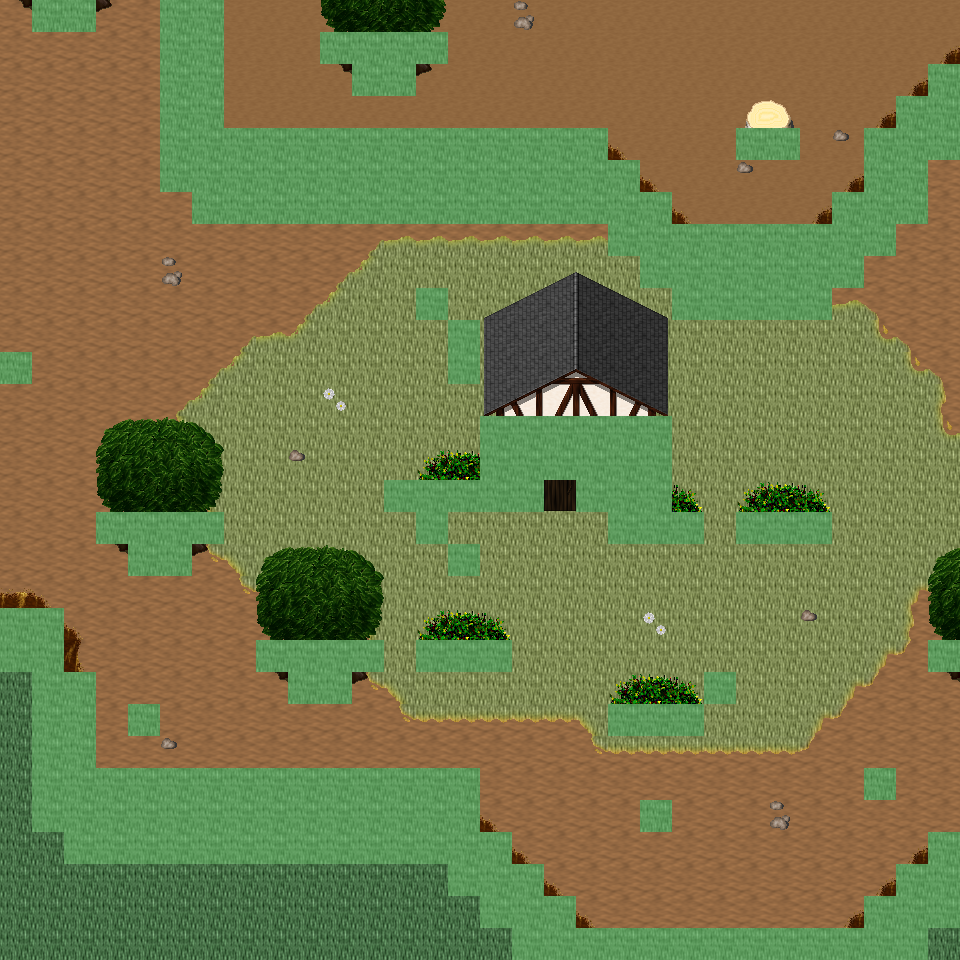

Below is a game level as drawn by its tile map, then a one-line description and the .tmx that defines it (tile-layer data replaced by summaries):
An orthogonal 30x30 tile map with 32x32 px tiles, 6 tile layers (Ground, Object, Object2, Above, ...), 23 tilesets and 12 objects (12x mapExit).

<map version="1.0" orientation="orthogonal" renderorder="right-down" width="30" height="30" tilewidth="32" tileheight="32" nextobjectid="13">
  <tileset firstgid="1" name="tileset_ground_ground" tilewidth="32" tileheight="32" tilecount="33" columns="3">
    <image source="../drawable/tileset_ground_ground.png" width="96" height="352" />
  </tileset>
  <tileset firstgid="34" name="tileset_ground_ridge_earth_dark" tilewidth="32" tileheight="32" tilecount="96" columns="12">
    <image source="../drawable/tileset_ground_ridge_earth_dark.png" width="384" height="256" />
  </tileset>
  <tileset firstgid="130" name="tileset_plant_flower_daisy_white" tilewidth="32" tileheight="32" tilecount="8" columns="2">
    <image source="../drawable/tileset_plant_flower_daisy_white.png" width="64" height="128" />
  </tileset>
  <tileset firstgid="138" name="tileset_plant_grasses" tilewidth="32" tileheight="32" tilecount="6" columns="3">
    <image source="../drawable/tileset_plant_grasses.png" width="96" height="64" />
  </tileset>
  <tileset firstgid="144" name="tileset_plant_tree_tree_fluffy" tilewidth="32" tileheight="32" tilecount="12" columns="4">
    <image source="../drawable/tileset_plant_tree_tree_fluffy.png" width="128" height="96" />
  </tileset>
  <tileset firstgid="156" name="tileset_plant_bush_bushes" tilewidth="32" tileheight="32" tilecount="10" columns="5">
    <image source="../drawable/tileset_plant_bush_bushes.png" width="160" height="64" />
  </tileset>
  <tileset firstgid="166" name="tileset_logic_portal" tilewidth="32" tileheight="32" tilecount="24" columns="8">
    <image source="../drawable/tileset_logic_portal.png" width="256" height="96" />
  </tileset>
  <tileset firstgid="190" name="tileset_logic_collision" tilewidth="32" tileheight="32" tilecount="1" columns="1">
    <image source="../drawable/tileset_logic_collision.png" width="32" height="32" />
  </tileset>
  <tileset firstgid="191" name="tileset_logic_creature_animal" tilewidth="32" tileheight="32" tilecount="32" columns="8">
    <image source="../drawable/tileset_logic_creature_animal.png" width="256" height="128" />
  </tileset>
  <tileset firstgid="223" name="tileset_ground_dry_grass" tilewidth="32" tileheight="32" tilecount="54" columns="9">
    <image source="../drawable/tileset_ground_dry_grass.png" width="288" height="192" />
  </tileset>
  <tileset firstgid="277" name="tileset_ground_earth_edges" tilewidth="32" tileheight="32" tilecount="18" columns="6">
    <image source="../drawable/tileset_ground_earth_edges.png" width="192" height="96" />
  </tileset>
  <tileset firstgid="295" name="tileset_ground_grass_corners" tilewidth="32" tileheight="32" tilecount="24" columns="6">
    <image source="../drawable/tileset_ground_grass_corners.png" width="192" height="128" />
  </tileset>
  <tileset firstgid="319" name="tileset_plant_tree_evergreen" tilewidth="32" tileheight="32" tilecount="36" columns="3">
    <image source="../drawable/tileset_plant_tree_evergreen.png" width="96" height="384" />
  </tileset>
  <tileset firstgid="355" name="tileset_plant_tree_tree_darkgreen" tilewidth="32" tileheight="32" tilecount="88" columns="8">
    <image source="../drawable/tileset_plant_tree_tree_darkgreen.png" width="256" height="352" />
  </tileset>
  <tileset firstgid="443" name="tileset_building_decoration_rocks" tilewidth="32" tileheight="32" tilecount="6" columns="3">
    <image source="../drawable/tileset_building_decoration_rocks.png" width="96" height="64" />
  </tileset>
  <tileset firstgid="449" name="tileset_plant_stump_stump_pale_brown" tilewidth="32" tileheight="32" tilecount="4" columns="2">
    <image source="../drawable/tileset_plant_stump_stump_pale_brown.png" width="64" height="64" />
  </tileset>
  <tileset firstgid="453" name="tileset_plant_stump_int_small_stump_2" tilewidth="32" tileheight="32" tilecount="1" columns="1">
    <image source="../drawable/tileset_plant_stump_int_small_stump_2.png" width="32" height="32" />
  </tileset>
  <tileset firstgid="454" name="tileset_ground_rock_pebbles" tilewidth="32" tileheight="32" tilecount="3" columns="1">
    <image source="../drawable/tileset_ground_rock_pebbles.png" width="32" height="96" />
  </tileset>
  <tileset firstgid="457" name="tileset_plant_bush_bush_mult_colored" tilewidth="32" tileheight="32" tilecount="6" columns="3">
    <image source="../drawable/tileset_plant_bush_bush_mult_colored.png" width="96" height="64" />
  </tileset>
  <tileset firstgid="463" name="tileset_plant_tree_umbrella_thorn" tilewidth="32" tileheight="32" tilecount="18" columns="6">
    <image source="../drawable/tileset_plant_tree_umbrella_thorn.png" width="192" height="96" />
  </tileset>
  <tileset firstgid="481" name="tileset_logic_item_fruits" tilewidth="32" tileheight="32" tilecount="16" columns="8">
    <image source="../drawable/tileset_logic_item_fruits.png" width="256" height="64" />
  </tileset>
  <tileset firstgid="497" name="tileset_building_house_3" tilewidth="32" tileheight="32" tilecount="48" columns="6">
    <image source="../drawable/tileset_building_house_3.png" width="192" height="256" />
  </tileset>
  <tileset firstgid="545" name="tileset_logic_creature_mutant" tilewidth="32" tileheight="32" tilecount="7" columns="7">
    <image source="../drawable/tileset_logic_creature_mutant.png" width="224" height="32" />
  </tileset>
  <layer name="Ground" width="30" height="30">
    <data>[900 cells, 900 non-empty, 4 distinct tile ids]</data>
  </layer>
  <layer name="Object" width="30" height="30">
    <data>[900 cells, 315 non-empty, 69 distinct tile ids]</data>
  </layer>
  <layer name="Object2" width="30" height="30">
    <data>[900 cells, 25 non-empty, 10 distinct tile ids]</data>
  </layer>
  <layer name="Above" width="30" height="30">
    <data>[900 cells, 72 non-empty, 46 distinct tile ids]</data>
  </layer>
  <layer name="Above2" width="30" height="30">
    <data>[900 cells, 0 non-empty, 0 distinct tile ids]</data>
  </layer>
  <layer name="Walkable" width="30" height="30">
    <data>[900 cells, 226 non-empty, 1 distinct tile ids]</data>
  </layer>
  <objectgroup name="MapEvents">
    <object id="1" name="north" type="mapExit" x="0" y="0" width="32" height="32">
      <properties>
        <property name="map" value="level_0_x155_y26" />
        <property name="x" value="0" />
        <property name="y" value="28" />
      </properties>
    </object>
    <object id="2" name="north2" type="mapExit" x="96" y="0" width="64" height="32">
      <properties>
        <property name="map" value="level_0_x155_y26" />
        <property name="x" value="3" />
        <property name="y" value="28" />
      </properties>
    </object>
    <object id="3" name="north3" type="mapExit" x="224" y="0" width="736" height="32">
      <properties>
        <property name="map" value="level_0_x155_y26" />
        <property name="x" value="7" />
        <property name="y" value="28" />
      </properties>
    </object>
    <object id="4" name="south" type="mapExit" x="0" y="928" width="512" height="32">
      <properties>
        <property name="map" value="level_0_x155_y28" />
        <property name="x" value="0" />
        <property name="y" value="1" />
      </properties>
    </object>
    <object id="5" name="south2" type="mapExit" x="928" y="928" width="32" height="32">
      <properties>
        <property name="map" value="level_0_x155_y28" />
        <property name="x" value="29" />
        <property name="y" value="1" />
      </properties>
    </object>
    <object id="6" name="west" type="mapExit" x="0" y="0" width="32" height="352">
      <properties>
        <property name="map" value="level_0_x154_y27" />
        <property name="x" value="28" />
        <property name="y" value="0" />
      </properties>
    </object>
    </objectgroup>
</map>
<!-- 6 of 12 objects omitted -->
